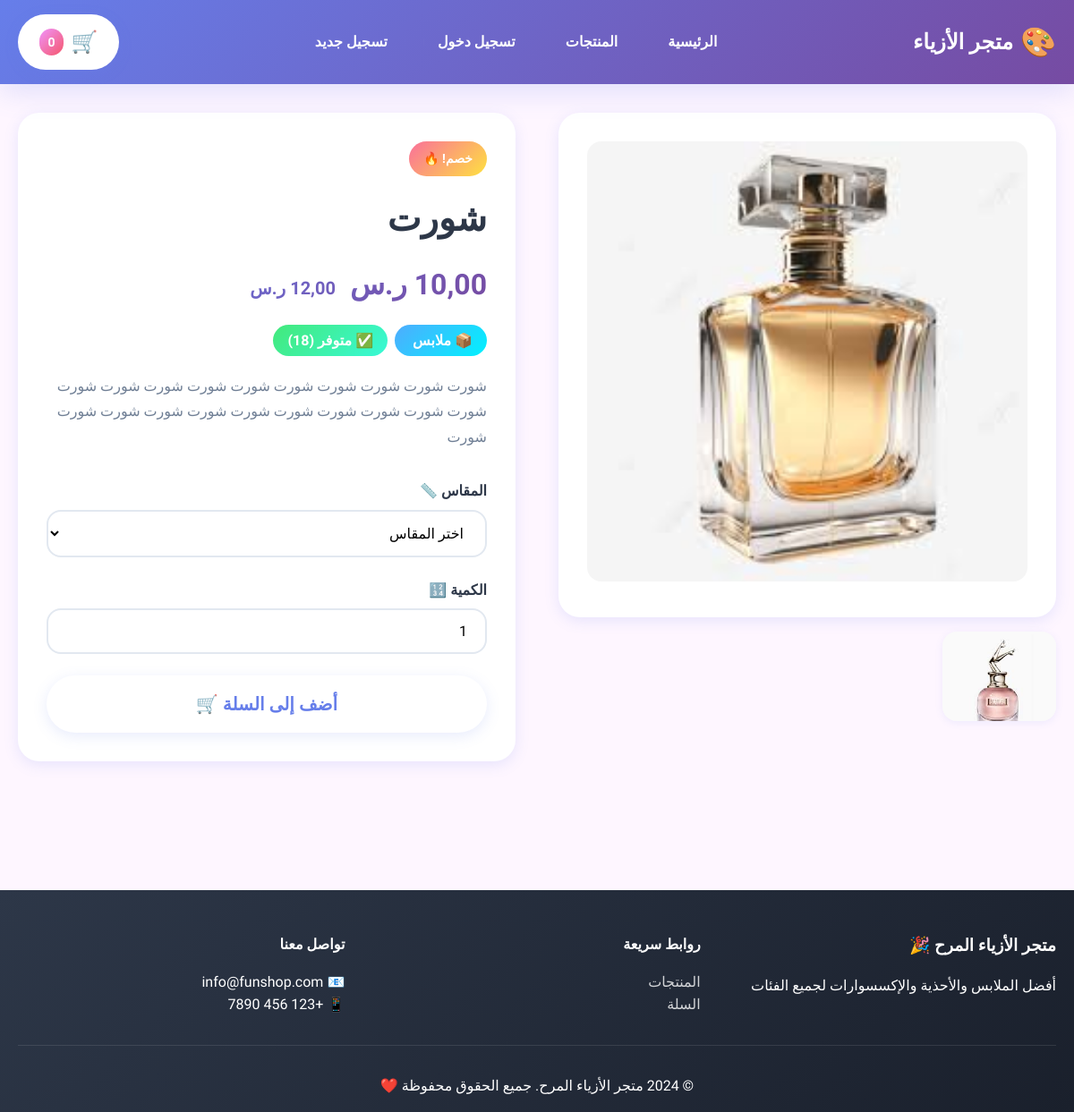
The page /product/short/ on the database as committed earlier.
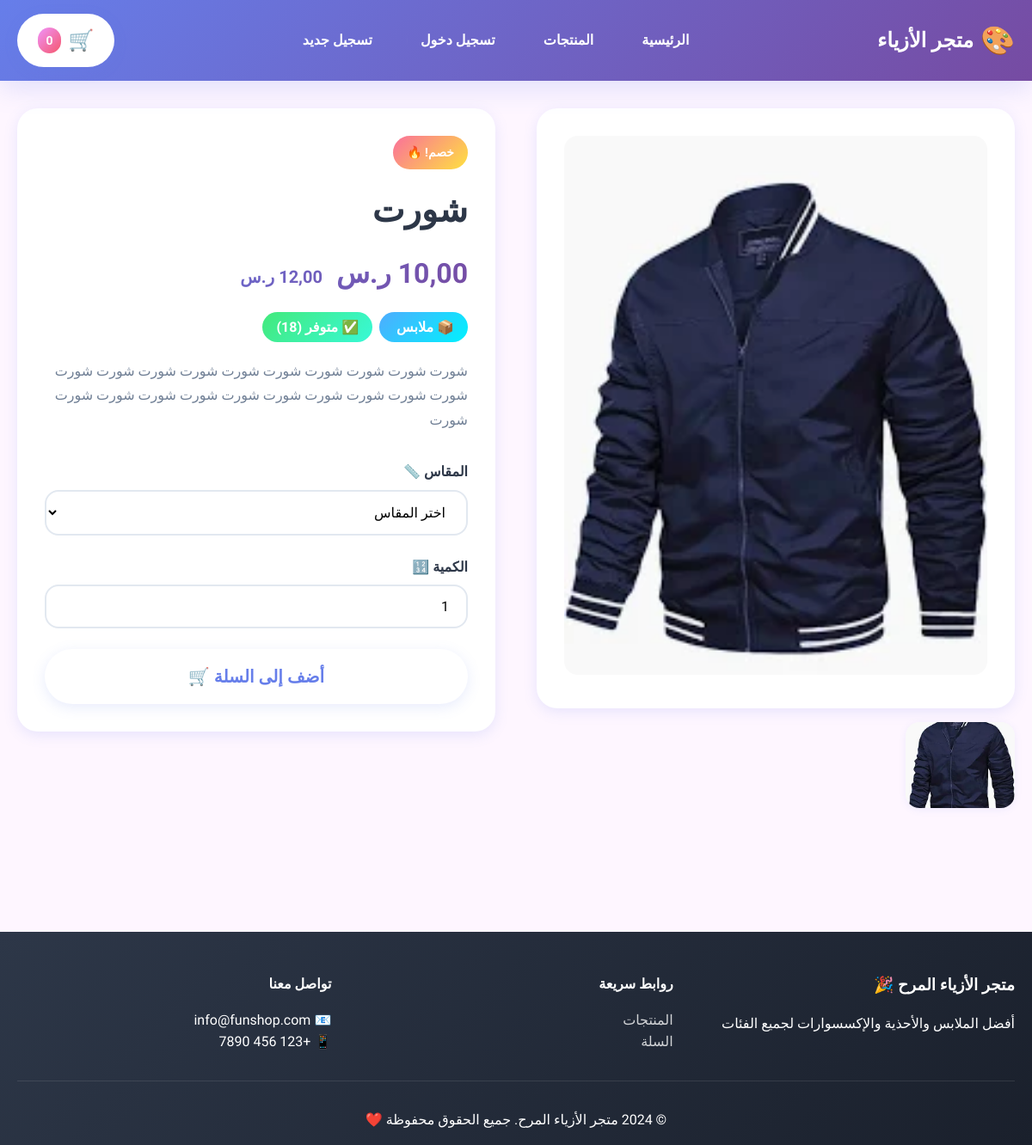
The same page on the database as committed later.
### shop/models.py (models this page shows, shortened)
class Product(models.Model):
    SIZE_CHOICES = [
        ('XS', 'XS'),
        ('S', 'S'),
        ('M', 'M'),
        ('L', 'L'),
        ('XL', 'XL'),
        ('XXL', 'XXL'),
        ('36', '36'),
        ('37', '37'),
        ('38', '38'),
        ('39', '39'),
        ('40', '40'),
        ('41', '41'),
        ('42', '42'),
        ('43', '43'),
        ('44', '44'),
        ('45', '45'),
    ]
    category = models.ForeignKey(Category, on_delete=models.CASCADE, related_name='products', verbose_name='الفئة')
    name = models.CharField(max_length=200, verbose_name='الاسم')
    slug = models.SlugField(unique=True, verbose_name='الرابط')
    description = models.TextField(verbose_name='الوصف')
    price = models.DecimalField(max_digits=10, decimal_places=2, verbose_name='السعر')
    discount_price = models.DecimalField(max_digits=10, decimal_places=2, null=True, blank=True, verbose_name='سعر الخصم')
    image = models.ImageField(upload_to='products/', verbose_name='الصورة الرئيسية')
    stock = models.PositiveIntegerField(default=0, verbose_name='المخزون')
    available_sizes = models.CharField(max_length=200, blank=True, verbose_name='المقاسات المتاحة')
    is_active = models.BooleanField(default=True, verbose_name='نشط')
    is_featured = models.BooleanField(default=False, verbose_name='مميز')
    created_at = models.DateTimeField(auto_now_add=True)
    updated_at = models.DateTimeField(auto_now=True)
    class Meta:
        verbose_name = 'منتج'
        verbose_name_plural = 'المنتجات'
        ordering = ['-created_at']
    @property
    def get_price(self):
        return self.discount_price if self.discount_price else self.price
    @property
    def has_discount(self):
        return self.discount_price is not None and self.discount_price < self.price

class ProductImage(models.Model):
    product = models.ForeignKey(Product, on_delete=models.CASCADE, related_name='images', verbose_name='المنتج')
    image = models.ImageField(upload_to='products/', verbose_name='الصورة')
    created_at = models.DateTimeField(auto_now_add=True)
    class Meta:
        verbose_name = 'صورة منتج'
        verbose_name_plural = 'صور المنتجات'

class Category(models.Model):
    name = models.CharField(max_length=100, verbose_name='الاسم')
    slug = models.SlugField(unique=True, verbose_name='الرابط')
    icon = models.CharField(max_length=50, default='🛍️', verbose_name='الأيقونة')
    created_at = models.DateTimeField(auto_now_add=True)
    class Meta:
        verbose_name = 'فئة'
        verbose_name_plural = 'الفئات'
        ordering = ['name']

### shop/views.py (the view)
# urls.py: path('product/<slug:slug>/', views.product_detail, name='product_detail'),
def product_detail(request, slug):
    product = get_object_or_404(Product, slug=slug, is_active=True)
    related_products = Product.objects.filter(
        category=product.category,
        is_active=True
    ).exclude(id=product.id)[:4]
    context = {
        'product': product,
        'related_products': related_products,
    }
    return render(request, 'shop/product_detail.html', context)

### templates/shop/product_detail.html (shortened to what this page needs)
{% extends 'base.html' %}
{% block content %}
<div class="container">
    <div style="display: grid; grid-template-columns: 1fr 1fr; gap: 3rem; margin-bottom: 3rem;">
        <div>
            <div
                style="background: white; padding: 2rem; border-radius: var(--radius-lg); box-shadow: var(--shadow-md);">
                <img src="{{ product.image.url }}" alt="{{ product.name }}"
                    style="width: 100%; border-radius: var(--radius-md);">
            </div>
            {% if product.images.all %}
            <div style="display: grid; grid-template-columns: repeat(4, 1fr); gap: 1rem; margin-top: 1rem;">
                {% for image in product.images.all %}
                <img src="{{ image.image.url }}" alt="{{ product.name }}"
                    style="width: 100%; height: 100px; object-fit: cover; border-radius: var(--radius-md); cursor: pointer; box-shadow: var(--shadow-sm);">
                {% endfor %}
            </div>
            {% endif %}
        </div>
        <div>
            <div
                style="background: white; padding: 2rem; border-radius: var(--radius-lg); box-shadow: var(--shadow-md);">
                {% if product.has_discount %}
                <span class="product-badge" style="position: static; margin-bottom: 1rem; display: inline-block;">
                    خصم! 🔥
                </span>
                {% endif %}
                <h1 style="font-size: 2.5rem; font-weight: 900; margin-bottom: 1rem;">{{ product.name }}</h1>
                <div
                    style="font-size: 2rem; font-weight: 900; background: var(--primary); -webkit-background-clip: text; -webkit-text-fill-color: transparent; background-clip: text; margin-bottom: 1.5rem;">
                    {{ product.get_price }} ر.س
                    {% if product.has_discount %}
                    <span
                        style="text-decoration: line-through; color: var(--text-light); font-size: 1.25rem; margin-right: 0.5rem;">
                        {{ product.price }} ر.س
                    </span>
                    {% endif %}
                </div>
                <div style="margin-bottom: 1.5rem;">
                    <span
                        style="background: var(--accent); color: white; padding: 0.5rem 1rem; border-radius: var(--radius-full); font-weight: 700;">
                        📦 {{ product.category.name }}
                    </span>
                    {% if product.stock > 0 %}
                    <span
                        style="background: var(--success); color: white; padding: 0.5rem 1rem; border-radius: var(--radius-full); font-weight: 700; margin-right: 0.5rem;">
                        ✅ متوفر ({{ product.stock }})
                    </span>
                    {% else %}
                    <span
                        style="background: var(--secondary); color: white; padding: 0.5rem 1rem; border-radius: var(--radius-full); font-weight: 700; margin-right: 0.5rem;">
                        ❌ غير متوفر
                    </span>
                    {% endif %}
                </div>
                <p style="color: var(--text-secondary); line-height: 1.8; margin-bottom: 2rem;">
                    {{ product.description }}
                </p>
                {% if product.stock > 0 %}
                <form method="post" action="{% url 'shop:add_to_cart' product.id %}">
                    {% if product.available_sizes %}
                    <div class="form-group">
                        <label class="form-label">المقاس 📏</label>
                        <select name="size" class="form-select" required>
                            <option value="">اختر المقاس</option>
                        </select>
                    </div>
                    {% endif %}
                    <div class="form-group">
                        <label class="form-label">الكمية 🔢</label>
                        <input type="number" name="quantity" value="1" min="1" max="{{ product.stock }}"
                            class="form-input" required>
                    </div>
                    <button type="submit" class="btn btn-primary"
                        style="width: 100%; font-size: 1.25rem; padding: 1.25rem;">
                        أضف إلى السلة 🛒
                    </button>
                </form>
                {% endif %}
            </div>
        </div>
    </div>
</div>
{% endblock %}

### templates/base.html (shortened to what this page needs)
<!DOCTYPE html>
<html lang="ar" dir="rtl">
<head>
    <link rel="stylesheet" href="/static/css/style.css">
</head>
<body>
    <header class="header">
        <div class="container">
            <div class="header-content">
                <div class="logo">
                    <a href="{% url 'shop:home' %}">
                        <span class="logo-icon">🎨</span>
                        <span class="logo-text">متجر الأزياء</span>
                    </a>
                </div>
                <nav class="nav">
                    <a href="{% url 'shop:home' %}" class="nav-link">الرئيسية</a>
                    <a href="{% url 'shop:product_list' %}" class="nav-link">المنتجات</a>
                    {% if user.is_authenticated %}
                        <a href="{% url 'orders:order_history' %}" class="nav-link">طلباتي</a>
                        <a href="{% url 'accounts:profile' %}" class="nav-link">حسابي</a>
                        <a href="{% url 'accounts:logout' %}" class="nav-link">تسجيل خروج</a>
                    {% else %}
                        <a href="{% url 'accounts:login' %}" class="nav-link">تسجيل دخول</a>
                        <a href="{% url 'accounts:register' %}" class="nav-link">تسجيل جديد</a>
                    {% endif %}
                </nav>
                <div class="header-actions">
                    <a href="{% url 'shop:cart' %}" class="cart-btn">
                        <span class="cart-icon">🛒</span>
                        <span class="cart-count" id="cartCount">0</span>
                    </a>
                </div>
            </div>
        </div>
    </header>
    <main class="main-content">
        {% block content %}{% endblock %}
    </main>
    <footer class="footer">
        <div class="container">
            <div class="footer-content">
                <div class="footer-section">
                    <h3>متجر الأزياء المرح 🎉</h3>
                    <p>أفضل الملابس والأحذية والإكسسوارات لجميع الفئات</p>
                </div>
                <div class="footer-section">
                    <h4>روابط سريعة</h4>
                    <ul>
                        <li><a href="{% url 'shop:product_list' %}">المنتجات</a></li>
                        <li><a href="{% url 'shop:cart' %}">السلة</a></li>
                    </ul>
                </div>
                <div class="footer-section">
                    <h4>تواصل معنا</h4>
                    <p>📧 info@funshop.com</p>
                    <p>📱 +123 456 7890</p>
                </div>
            </div>
            <div class="footer-bottom">
                <p>&copy; 2024 متجر الأزياء المرح. جميع الحقوق محفوظة ❤️</p>
            </div>
        </div>
    </footer>
</body>
</html>

### static/css/style.css (style rules this page uses)
* { margin: 0; padding: 0; box-sizing: border-box; }
:root { --primary: linear-gradient(135deg, #667eea 0%, #764ba2 100%); --secondary: linear-gradient(135deg, #f093fb 0%, #f5576c 100%); --accent: linear-gradient(135deg, #4facfe 0%, #00f2fe 100%); --success: linear-gradient(135deg, #43e97b 0%, #38f9d7 100%); --warning: linear-gradient(135deg, #fa709a 0%, #fee140 100%); --bg-primary: #fef6ff; --bg-secondary: #fff; --bg-card: #ffffff; --text-primary: #2d3748; --text-secondary: #718096; --text-light: #a0aec0; --shadow-sm: 0 2px 8px rgba(102, 126, 234, 0.1); --shadow-md: 0 4px 16px rgba(102, 126, 234, 0.15); --shadow-lg: 0 8px 32px rgba(102, 126, 234, 0.2); --radius-sm: 12px; --radius-md: 16px; --radius-lg: 24px; --radius-full: 9999px; }
body { font-family: 'Cairo', sans-serif; background: var(--bg-primary); color: var(--text-primary); line-height: 1.6; direction: rtl; }
.container { max-width: 1200px; margin: 0 auto; padding: 0 20px; }
.header { background: var(--primary); padding: 1rem 0; box-shadow: var(--shadow-lg); position: sticky; top: 0; z-index: 1000; animation: slideDown 0.5s ease; }
.header-content { display: flex; justify-content: space-between; align-items: center; gap: 2rem; }
.logo a { display: flex; align-items: center; gap: 0.5rem; text-decoration: none; color: white; font-size: 1.5rem; font-weight: 900; transition: transform 0.3s ease; }
.logo-icon { font-size: 2rem; animation: bounce 2s infinite; }
.nav { display: flex; gap: 1.5rem; align-items: center; }
.nav-link { color: white; text-decoration: none; font-weight: 600; padding: 0.5rem 1rem; border-radius: var(--radius-full); transition: all 0.3s ease; position: relative; overflow: hidden; }
.nav-link::before { content: ''; position: absolute; top: 0; left: 0; width: 100%; height: 100%; background: rgba(255, 255, 255, 0.2); transform: translateX(-100%); transition: transform 0.3s ease; }
.cart-btn { position: relative; background: white; color: #667eea; padding: 0.75rem 1.5rem; border-radius: var(--radius-full); text-decoration: none; font-weight: 700; display: flex; align-items: center; gap: 0.5rem; box-shadow: var(--shadow-md); transition: all 0.3s ease; }
.cart-icon { font-size: 1.5rem; animation: swing 1s ease-in-out infinite; }
.cart-count { background: var(--secondary); color: white; border-radius: var(--radius-full); padding: 0.25rem 0.6rem; font-size: 0.875rem; font-weight: 700; min-width: 24px; text-align: center; }
.main-content { min-height: calc(100vh - 400px); padding: 2rem 0; }
.btn { display: inline-block; padding: 1rem 2rem; border-radius: var(--radius-full); text-decoration: none; font-weight: 700; transition: all 0.3s ease; border: none; cursor: pointer; font-size: 1rem; font-family: 'Cairo', sans-serif; }
.btn-primary { background: white; color: #667eea; box-shadow: var(--shadow-md); }
.product-badge { position: absolute; top: 1rem; left: 1rem; background: var(--warning); color: white; padding: 0.5rem 1rem; border-radius: var(--radius-full); font-weight: 700; font-size: 0.875rem; animation: tada 1s ease infinite; }
.footer { background: linear-gradient(135deg, #2d3748 0%, #1a202c 100%); color: white; padding: 3rem 0 1rem; margin-top: 4rem; }
.footer-content { display: grid; grid-template-columns: repeat(auto-fit, minmax(250px, 1fr)); gap: 2rem; margin-bottom: 2rem; }
.footer-section h3, .footer-section h4 { margin-bottom: 1rem; font-weight: 700; }
.footer-section ul { list-style: none; }
.footer-section a { color: rgba(255, 255, 255, 0.8); text-decoration: none; transition: color 0.3s ease; }
.footer-bottom { text-align: center; padding-top: 2rem; border-top: 1px solid rgba(255, 255, 255, 0.1); }
.form-group { margin-bottom: 1.5rem; }
.form-label { display: block; margin-bottom: 0.5rem; font-weight: 600; color: var(--text-primary); }
.form-input, .form-textarea, .form-select { width: 100%; padding: 0.875rem 1.25rem; border: 2px solid #e2e8f0; border-radius: var(--radius-md); font-family: 'Cairo', sans-serif; font-size: 1rem; transition: all 0.3s ease; background: white; }

Rows that differ between the two databases and show on the page:
changed Product "شورت": image: a different picture
changed ProductImage: image: a different picture
